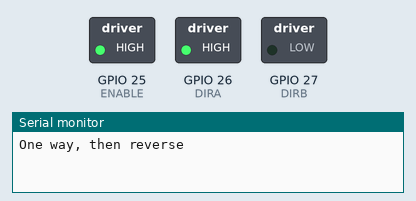
This sketch was run on a simulated ESP32. Shown: switched loads named in the sketch (green lamp = pin HIGH), the last lines printed to the serial monitor.

Above: at 0.1 s.
At 5.1 s:
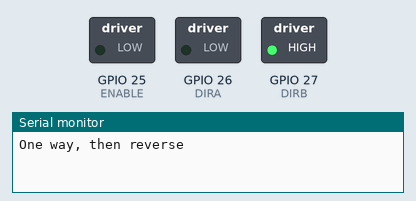
At 11.1 s:
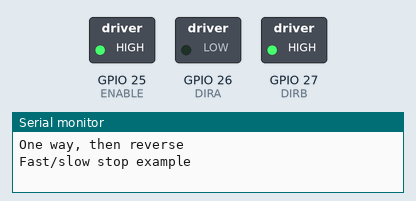
At 14.1 s:
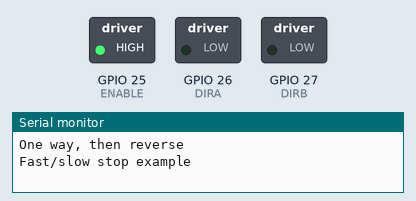
At 20.1 s:
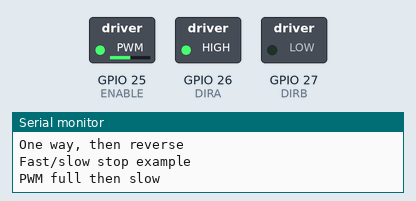
At 30.1 s:
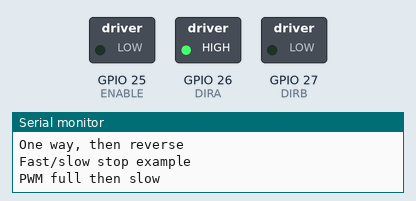
Timing chart, 0 to 31.6 s (numbered marks = the images above):
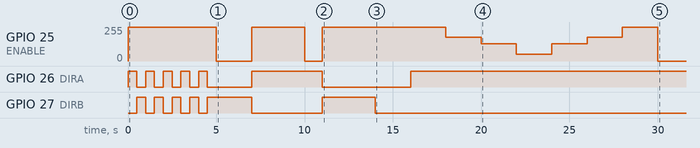

Measured:
- by itself, GPIO 26 (DIRA): goes 4 × (HIGH 0.50 s, LOW 0.50 s), HIGH 0.50 s, LOW 2.5 s, HIGH 4.0 s, LOW 5.0 s, then HIGH
- by itself, GPIO 27 (DIRB): goes 4 × (HIGH 0.50 s, LOW 0.50 s), HIGH 2.5 s, LOW 4.0 s, HIGH 3.0 s, then LOW
- by itself, GPIO 25 (ENABLE): 0/255 → 255/255 at 0.00 s, → 0/255 5.0 s later, → 255/255 2.0 s later, → 0/255 3.0 s later, … (12 changes in this stretch)

The sketch:

DC_motor.ino
```cpp
// DC motor control with L293D (one motor, left half of the chip)
//
// L293D truth table for one motor (EN = pin 1, IN1 = pin 2, IN2 = pin 7):
//   EN   IN1  IN2   Result
//   0    x    x     Coast: outputs off, motor spins down freely
//   1    1    0     Forward
//   1    0    1     Reverse
//   1    0    0     Brake: both motor terminals tied to GND, motor stops fast
//   1    1    1     Brake: both motor terminals tied to VCC2
// PWM on EN switches the motor on/off rapidly; the duty cycle sets the
// average voltage across the motor, and therefore its speed.

#define ENABLE 25   // PWM speed control
#define DIRA   26   // direction input A
#define DIRB   27   // direction input B

int i;

void setup() {
  pinMode(ENABLE, OUTPUT);
  pinMode(DIRA, OUTPUT);
  pinMode(DIRB, OUTPUT);
  Serial.begin(9600);
}

void loop() {
  // ---- Section 1: direction reversal ----
  // ENABLE stays on; only IN1/IN2 swap, so the motor reverses every 0.5 s.
  Serial.println("One way, then reverse");
  analogWrite(ENABLE, 255);          // EN = 100% duty: driver outputs active
  for (i = 0; i < 5; i++) {
    digitalWrite(DIRA, HIGH);        // IN1=1, IN2=0 -> forward
    digitalWrite(DIRB, LOW);
    delay(500);
    digitalWrite(DIRA, LOW);         // IN1=0, IN2=1 -> reverse
    digitalWrite(DIRB, HIGH);
    delay(500);
  }
  analogWrite(ENABLE, 0);            // EN = 0: outputs off, motor coasts to a stop
  delay(2000);

  // ---- Section 2: coast stop vs brake stop ----
  Serial.println("Fast/slow stop example");
  analogWrite(ENABLE, 255);          // EN on
  digitalWrite(DIRA, HIGH);          // forward
  digitalWrite(DIRB, LOW);
  delay(3000);
  analogWrite(ENABLE, 0);            // Coast: outputs disconnected, motor slows
                                     // down only by friction
  delay(1000);
  analogWrite(ENABLE, 255);          // EN on
  digitalWrite(DIRA, LOW);           // reverse
  digitalWrite(DIRB, HIGH);
  delay(3000);
  digitalWrite(DIRB, LOW);           // Brake: IN1=IN2=0 with EN on, both motor
                                     // terminals shorted to GND; the motor's own
                                     // back-EMF opposes rotation -> fast stop
  delay(2000);

  // ---- Section 3: speed control with PWM ----
  // analogWrite value 0-255 = duty cycle 0-100% on EN.
  // Direction is set before enabling so the motor starts in the right direction.
  Serial.println("PWM full then slow");
  digitalWrite(DIRA, HIGH);          // forward
  digitalWrite(DIRB, LOW);
  analogWrite(ENABLE, 255);          // 100% duty: full speed
  delay(2000);
  analogWrite(ENABLE, 180);          // ~71% duty
  delay(2000);
  analogWrite(ENABLE, 128);          // ~50% duty
  delay(2000);
  analogWrite(ENABLE, 50);           // ~20% duty: average voltage likely below the
                                     // motor's starting threshold, may only hum
  delay(2000);
  analogWrite(ENABLE, 128);          // ~50% duty
  delay(2000);
  analogWrite(ENABLE, 180);          // ~71% duty
  delay(2000);
  analogWrite(ENABLE, 255);          // 100% duty
  delay(2000);
  analogWrite(ENABLE, 0);            // EN = 0: coast to a stop, end of cycle
  delay(10000);
}
```
